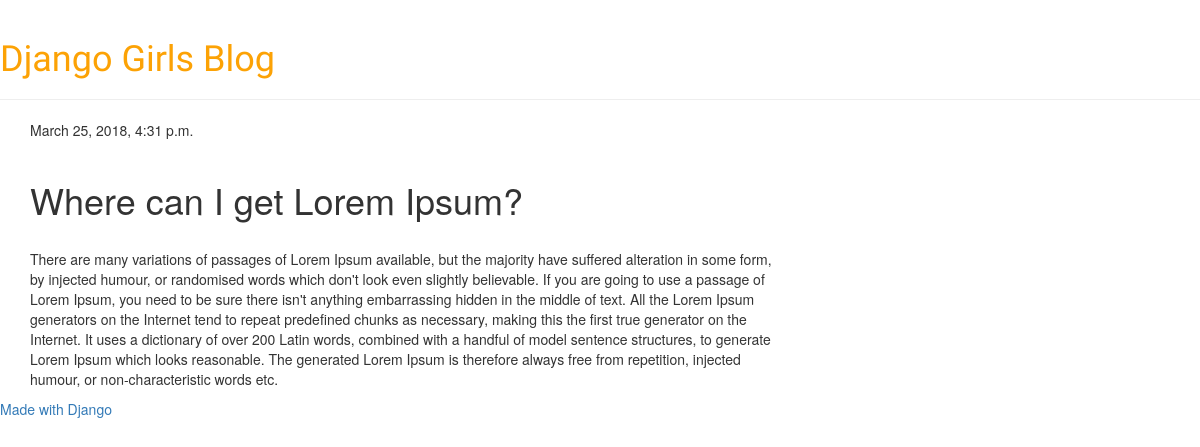
Before: /post/2/ with the older database file.
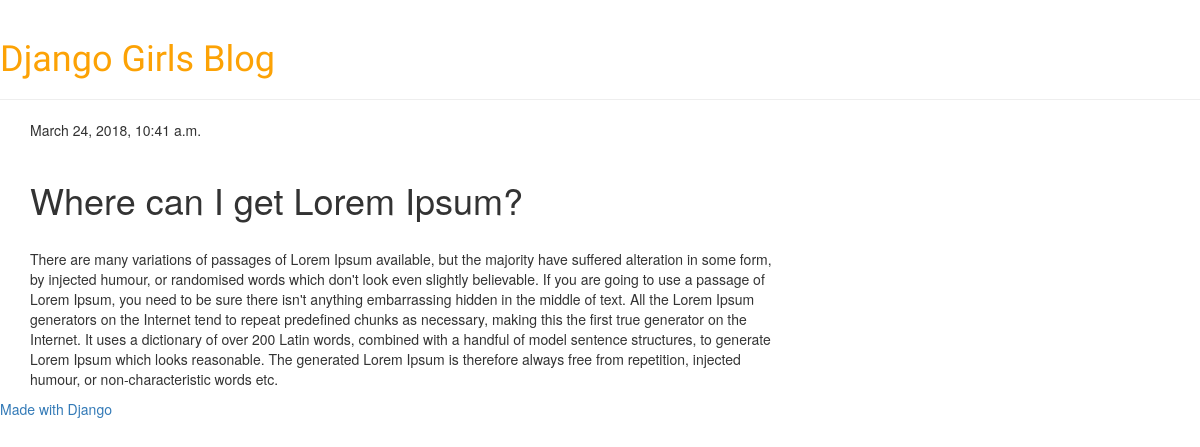
After: the same page with the newer database file.
### blog/models.py (models this page shows, shortened)
class Post(models.Model):
    author = models.ForeignKey('auth.User', on_delete=models.CASCADE)
    title = models.CharField(max_length=200)
    text = models.TextField()
    created_date = models.DateTimeField(
        default=timezone.now
    )
    published_date = models.DateTimeField(
        blank=True, null=True
    )

### blog/views.py (the view)
# urls.py: url(r'^post/(?P<pk>\d+)/$', views.post_detail, name='post_detail'),
def post_detail(request, pk):
    post = get_object_or_404(Post, pk=pk)
    return render(request, 'blog/post_detail.html', {'post': post})

### blog/templates/blog/post_detail.html (shortened to what this page needs)
{% extends 'blog/base.html' %}
{% block content %}
    <div class="post">
        {% if post.published_date %}
            <div class="date">
                {{ post.published_date }}
            </div>
            <br>
        {% endif %}
        <h1>{{ post.title }}</h1>
        <br>
        <p>{{ post.text|linebreaksbr }}</p>
    </div>
{% endblock %}

Changed rows visible on the page:
changed Post "Where can I get Lorem Ipsum?": published_date "March 25, 2018, 4:31 p.m." → "March 24, 2018, 10:41 a.m."
